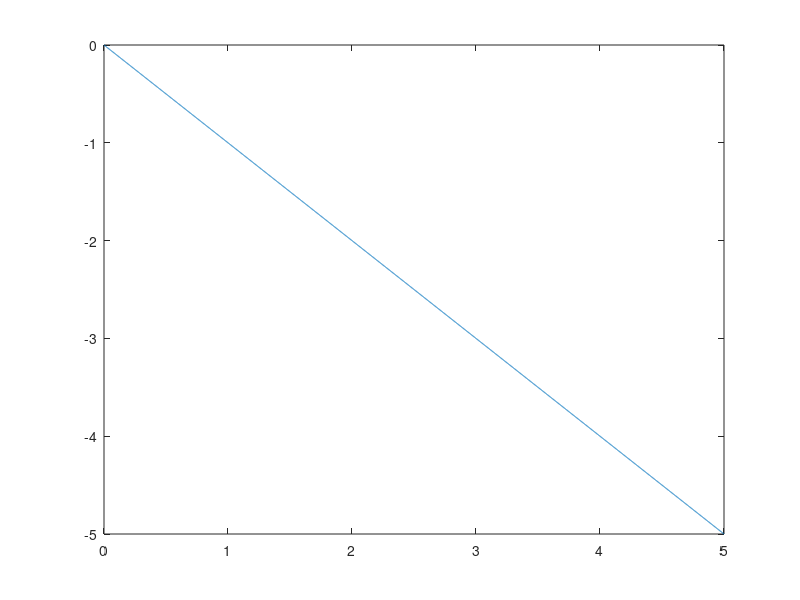

Here is the MATLAB script that generated this plot:
%Script to make a graph and plot its slopes

N = 5;
x = linspace(0, N, 1000*N);
%y = exp(-2*x);
y = -x
figure(1)
plot(x,y)